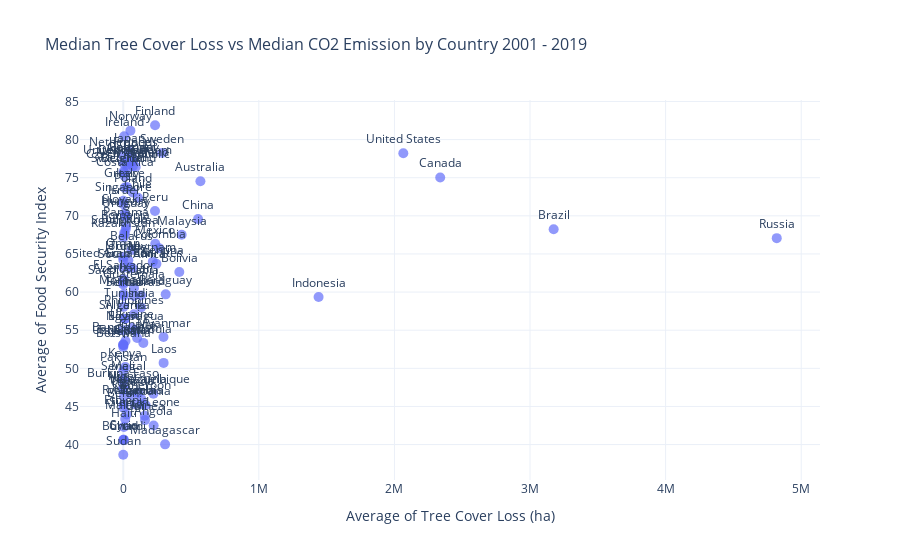

The notebook cell this image was saved under:
### Code cell
fig = px.scatter(
country_mean,
x= 'umd_tree_cover_loss__ha',
y='fsi',
text='country_1',
labels={
    'umd_tree_cover_loss__ha': 'Average of Tree Cover Loss (ha)',
    'fsi': 'Average of Food Security Index'},
title='Median Tree Cover Loss vs Median CO2 Emission by Country 2001 - 2019')

fig.update_traces(marker=dict(size=10, opacity=0.7), textposition='top center')
fig.update_layout(
title_font_size=16,
xaxis_title='Average of Tree Cover Loss (ha)',
yaxis_title='Average of Food Security Index',
template='plotly_white'
)
fig.show()

### Figure 1 — Plotly figure (JSON) as saved in the notebook; plotly's stock layout.template omitted (floating-point values rounded to 4 significant figures)
{"data": [{"hovertemplate": "Average of Tree Cover Loss (ha)=%{x}<br>Average of Food Security Index=%{y}<br>country_1=%{text}<extra></extra>", "legendgroup": "", "marker": {"color": "#636efa", "opacity": 0.7, "size": 10, "symbol": "circle"}, "mode": "markers+text", "name": "", "orientation": "v", "showlegend": false, "text": ["Algeria", "Angola", "Argentina", "Australia", "Austria", "Azerbaijan", "Bangladesh", "Belarus", "Belgium", "Benin", "Bolivia", "Botswana", "Brazil", "Bulgaria", "Burkina Faso", "Burundi", "Cambodia", "Cameroon", "Canada", "Chad", "Chile", "China", "Colombia", "Costa Rica", "Czech Republic", "Denmark", "Ecuador", "Egypt", "El Salvador", "Ethiopia", "Finland", "France", "Germany", "Ghana", "Greece", "Guatemala", "Guinea", "Haiti", "Honduras", "Hungary", "India", "Indonesia", "Ireland", "Israel", "Italy", "Japan", "Jordan", "Kazakhstan", "Kenya", "Laos", "Madagascar", "Malawi", "Malaysia", "Mali", "Mexico", "Morocco", "Mozambique", "Myanmar", "Nepal", "Netherlands", "New Zealand", "Nicaragua", "Niger", "Nigeria", "Norway", "Oman", "Pakistan", "Panama", "Paraguay", "Peru", "Philippines", "Poland", "Portugal", "Romania", "Russia", "Rwanda", "Saudi Arabia", "Senegal", "Serbia", "Sierra Leone", "Singapore", "Slovakia", "South Africa", "South Korea", "Spain", "Sri Lanka", "Sudan", "Sweden", "Switzerland", "Syria", "Tajikistan", "Tanzania", "Thailand", "Togo", "Tunisia", "Turkey", "Uganda", "Ukraine", "United Arab Emirates", "United Kingdom", "United States", "Uruguay", "Uzbekistan", "Venezuela", "Vietnam", "Zambia"], "textposition": "top center", "type": "scatter", "x": [13280.0, 224100.0, 244600.0, 569100.0, 17690.0, 140.8, 16350.0, 60400.0, 4987.0, 1634.0, 413500.0, 5.031, 3174000.0, 6562.0, 0.05493, 1830.0, 148100.0, 133000.0, 2338000.0, 4261.0, 108800.0, 551700.0, 263800.0, 10620.0, 36070.0, 4280.0, 45890.0, 82.65, 2734.0, 24780.0, 234700.0, 64480.0, 70150.0, 102400.0, 10970.0, 79050.0, 160500.0, 4887.0, 78520.0, 13060.0, 131100.0, 1441000.0, 6983.0, 62.0, 28500.0, 43910.0, 0.5223, 1661.0, 15340.0, 297800.0, 308500.0, 14190.0, 430700.0, 222.5, 236100.0, 2734.0, 222800.0, 296900.0, 1980.0, 1390.0, 71090.0, 85850.0, 0.01869, 85500.0, 52760.0, 0, 86.79, 21350.0, 313100.0, 234000.0, 78360.0, 70000.0, 69590.0, 18740.0, 4820000.0, 2694.0, 0, 320.8, 3929.0, 158400.0, 175.2, 10850.0, 67620.0, 12390.0, 91490.0, 11730.0, 33.69, 287200.0, 2256.0, 2035.0, 3.228, 165500.0, 131100.0, 4297.0, 2229.0, 37560.0, 64250.0, 63230.0, 0, 28030.0, 2065000.0, 19910.0, 21.91, 110900.0, 217900.0, 139400.0], "xaxis": "x", "y": [56.47, 42.49, 63.7, 74.54, 77.07, 61.27, 53.57, 65.52, 75.66, 44.85, 62.64, 52.81, 68.24, 67.75, 47.52, 40.57, 53.34, 45.97, 75.02, 40.63, 72.36, 69.58, 65.76, 75.18, 76.22, 76.83, 63.3, 55, 61.67, 43.95, 81.88, 77.83, 77.12, 53.97, 73.7, 60.53, 43.21, 42.32, 59.48, 70.05, 57.99, 59.36, 80.43, 71.51, 73.77, 78.4, 64.23, 67.17, 50.16, 50.71, 40.03, 43.35, 67.52, 48.49, 66.33, 59.74, 46.67, 54.11, 53.03, 77.84, 76.51, 54.96, 47.17, 45.29, 81.17, 64.6, 49.65, 68.66, 59.7, 70.63, 57.09, 73.06, 77.12, 68.26, 67.07, 45.26, 61, 48.4, 59.48, 43.77, 71.96, 70.32, 63.14, 67.63, 76.42, 56.49, 38.66, 78.25, 75.78, 40.65, 53.11, 45.15, 59.56, 46.28, 58.06, 64.17, 46.48, 55.29, 63.2, 76.71, 78.2, 69.85, 53.11, 46.78, 63.98, 45.27], "yaxis": "y"}], "layout": {"legend": {"tracegroupgap": 0}, "title": {"font": {"size": 16}, "text": "Median Tree Cover Loss vs Median CO2 Emission by Country 2001 - 2019"}, "xaxis": {"anchor": "y", "domain": [0, 1], "title": {"text": "Average of Tree Cover Loss (ha)"}}, "yaxis": {"anchor": "x", "domain": [0, 1], "title": {"text": "Average of Food Security Index"}}}}
